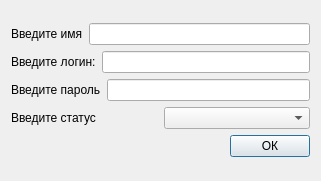
<?xml version="1.0" encoding="UTF-8"?>
<ui version="4.0">
 <class>Registration</class>
 <widget class="QDialog" name="Registration">
  <property name="geometry">
   <rect>
    <x>0</x>
    <y>0</y>
    <width>321</width>
    <height>181</height>
   </rect>
  </property>
  <property name="windowTitle">
   <string>Dialog</string>
  </property>
  <layout class="QGridLayout" name="gridLayout">
   <item row="0" column="0">
    <layout class="QVBoxLayout" name="verticalLayout">
     <item>
      <layout class="QHBoxLayout" name="horizontalLayout_3">
       <item>
        <widget class="QLabel" name="label_3">
         <property name="text">
          <string>Введите имя</string>
         </property>
        </widget>
       </item>
       <item>
        <widget class="QLineEdit" name="name"/>
       </item>
      </layout>
     </item>
     <item>
      <layout class="QHBoxLayout" name="horizontalLayout">
       <item>
        <widget class="QLabel" name="label">
         <property name="text">
          <string>Введите логин:</string>
         </property>
        </widget>
       </item>
       <item>
        <widget class="QLineEdit" name="login"/>
       </item>
      </layout>
     </item>
     <item>
      <layout class="QHBoxLayout" name="horizontalLayout_2">
       <item>
        <widget class="QLabel" name="label_2">
         <property name="text">
          <string>Введите пароль</string>
         </property>
        </widget>
       </item>
       <item>
        <widget class="QLineEdit" name="password"/>
       </item>
      </layout>
     </item>
     <item>
      <layout class="QHBoxLayout" name="horizontalLayout_4">
       <item>
        <widget class="QLabel" name="label_4">
         <property name="text">
          <string>Введите статус</string>
         </property>
        </widget>
       </item>
       <item>
        <widget class="QComboBox" name="status"/>
       </item>
      </layout>
     </item>
     <item>
      <layout class="QHBoxLayout" name="horizontalLayout_5">
       <item>
        <spacer name="horizontalSpacer">
         <property name="orientation">
          <enum>Qt::Horizontal</enum>
         </property>
         <property name="sizeHint" stdset="0">
          <size>
           <width>40</width>
           <height>20</height>
          </size>
         </property>
        </spacer>
       </item>
       <item>
        <widget class="QPushButton" name="ok">
         <property name="text">
          <string>ОК</string>
         </property>
        </widget>
       </item>
      </layout>
     </item>
    </layout>
   </item>
  </layout>
 </widget>
 <resources/>
 <connections/>
</ui>
